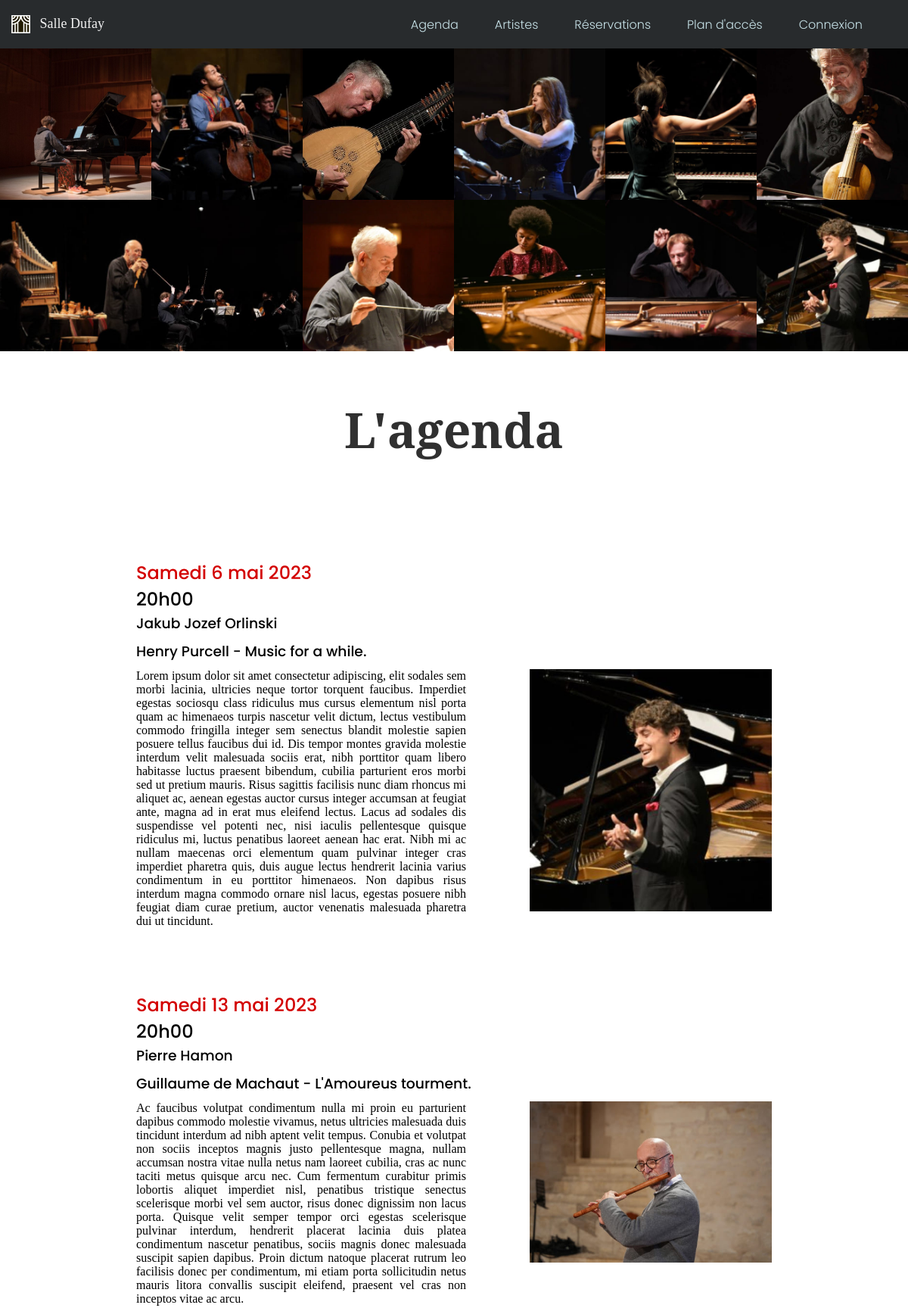
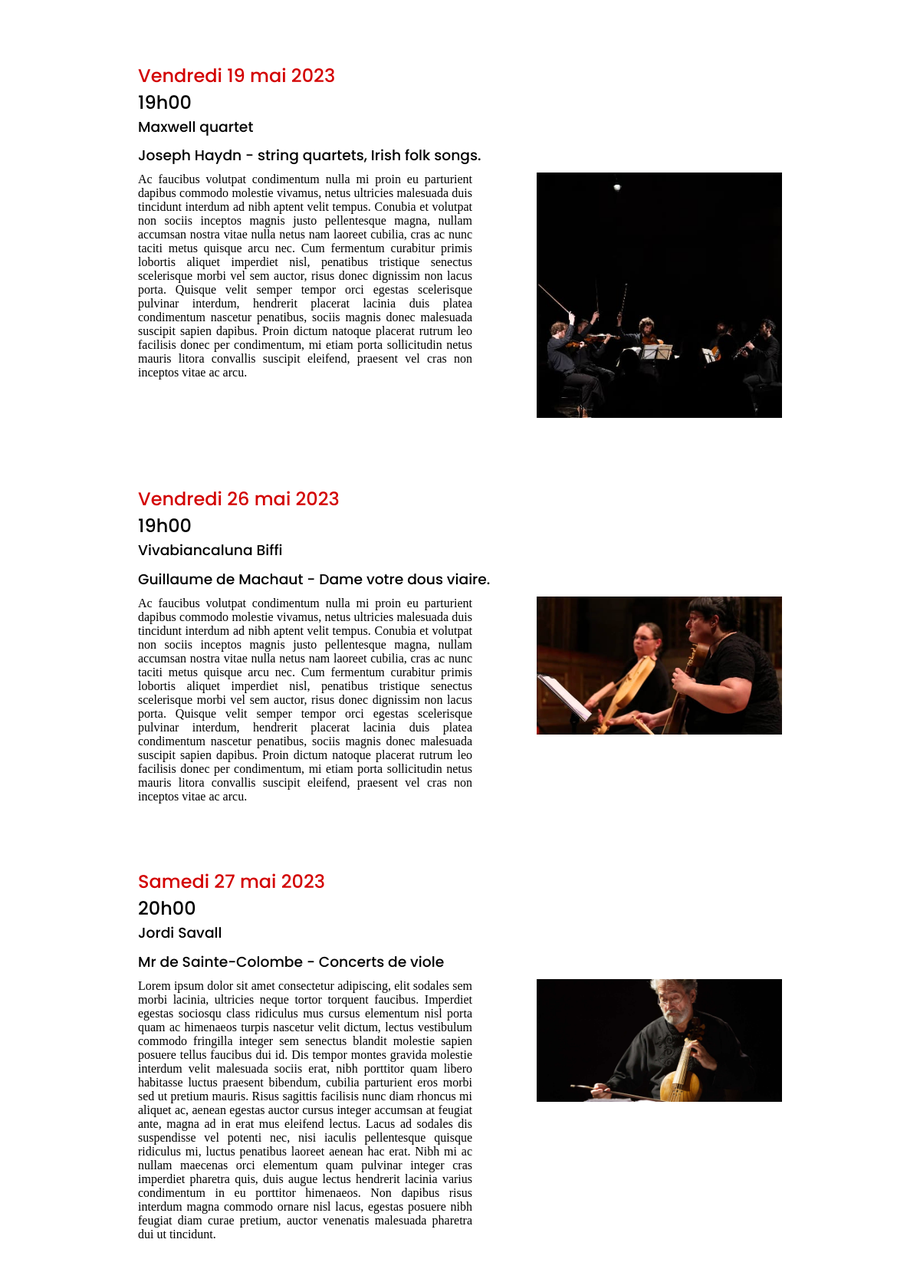
Screenshot of /index.php?page=agenda&action=list (upper part) with the database file from the repository (2 pictures, top to bottom).
### tables this page shows
CREATE TABLE `concert` (
  `id_concert` int(11) NOT NULL,
  `date` varchar(100) NOT NULL,
  `time` varchar(100) NOT NULL,
  `libelle` varchar(200) NOT NULL,
  `id_artistes` int(11) NOT NULL,
  `concert_description` text NOT NULL,
  `concert_pic` varchar(100) NOT NULL
);

CREATE TABLE `artistes` (
  `id_artistes` int(100) NOT NULL,
  `name` varchar(100) NOT NULL,
  `description` text NOT NULL,
  `picture` varchar(200) NOT NULL,
  `instrument` varchar(30) NOT NULL
);

### index.php (called while the page is built)
<?php
    require_once("includes/core/rooter.php");
?>

### includes/core/models/dao/dao_concert.php (called while the page is built, shortened)
<?php
    require_once('includes/core/models/classes/Concert.php');
    require_once('includes/core/models/dao/dao_artiste.php');
 function getAgenda(){
        $conn = getConnexion();
        $SQLQuery = "SELECT
                        `id_concert`,
                        `date`,
                        `time`,
                        `libelle`,
                        id_artistes,
                        `concert_description`,
                        `concert_pic`
                    FROM
                        `concert`
                    ";
        $SQLStmt = $conn->prepare($SQLQuery);
        $SQLStmt->execute();
        $concertsList = array();
        while ($SQLRow = $SQLStmt->fetch(PDO::FETCH_ASSOC)){
            $concert = new Concert($SQLRow['date'], $SQLRow['time'], $SQLRow['libelle'],
                       getArtistById($SQLRow['id_artistes']), $SQLRow['concert_description'], $SQLRow['concert_pic']);
            $concert->setId($SQLRow['id_concert']);
            $concertsList[] = $concert;
        }
        return $concertsList;
    }

### includes/core/models/dao/dao_artiste.php (called while the page is built, shortened)
<?php
    require_once('includes/core/models/classes/Artiste.php');
    function getArtistById($id_artistes){
        $conn = getConnexion();
        $SQLQuery = "SELECT id_artistes,name,description,picture, instrument FROM artistes WHERE id_artistes = :id_artistes";
        $SQLStmt = $conn->prepare($SQLQuery);
        $SQLStmt->bindValue(':id_artistes', $id_artistes, PDO::PARAM_INT);
        $SQLStmt->execute();
        $SQLRow = $SQLStmt->fetch(PDO::FETCH_ASSOC);
        $artist = new Artiste($SQLRow['name'],$SQLRow['description'], $SQLRow['picture'], $SQLRow['instrument']);
        $artist->setId($SQLRow['id_artistes']);
        return $artist;
    }

### includes/core/models/classes/Concert.php (called while the page is built, shortened)
<?php
	require_once("Artiste.php");
	require_once("includes/core/models/dao/dao_artiste.php");
	class Concert{
		private ?Artiste $artist;
		private string $date, $time, $libelle, $concertDescription, $concertPic;
		public function __construct(string $date = '', string $time = '', string $libelle = '', ?Artiste $artist = null,
			string $concertDescription = '', string $concertPic = ''){
				$this->date = $date;
				$this->time = $time;
				$this->libelle = $libelle;
				$this->artist = $artist ?? new Artiste();
				$this->concertDescription = $concertDescription;
				$this->concertPic = $concertPic;
		}
        public function getDate(): string{
			return $this->date;
		}
        public function getTime(): string{
			return $this->time;
		}
		public function getLibelle(): string{
			return $this->libelle;
		}
		public function getArtist(): ?Artiste{
			return $this->artist;
		}
        public function getConcertDescription(): string{
			return $this->concertDescription;
		}
        public function getConcertPic(): ?string{
			return $this->concertPic;
		}
}

### includes/core/models/classes/Artiste.php (called while the page is built, shortened)
<?php
	class Artiste{
		private string $name, $description, $picture, $instrument;
		public function __construct(string $name = '', string $description = '', string $picture = '',
			string $instrument = ''){
				$this->name = $name;
		}
        public function getName(): string{
			return $this->name;
		}
}

### includes/core/views/view_agenda.php (the view, shortened to what this page needs)
<!DOCTYPE html>
<html lang="en">
    <head>
        <link rel="stylesheet" href="public/style/style.css">
    </head>
    <body>
        <?php
        require_once('includes/partials/header.php');?>
        <main>
            <div class="banniere">
                <img class="imagebanniere" src="public/img/natacha-playing.jpg" alt="Natacha Kudritskaya">
                <img class="imagebanniere" src="public/img/sheku.jpg" alt="Sheku Kanneh-Mason">
                <img class="imagebanniere" src="public/img/lislevand-playing.jpg" alt="Rolph Lislevand">
                <img class="imagebanniere" src="public/img/oberlinger.jpg" alt="Dorothée Oberlinger">
                <img class="imagebanniere" src="public/img/joy-roe.jpg" alt="Elizabeth Joy-Roe">
                <img class="imagebanniere" src="public/img/savallsquare.jpg" alt="Jordi Savall">
                <img class="imagebanniere" src="public/img/hamon-playing3.jpg" alt="Pierre Hamon">
                <img class="imagebanniere" src="public/img/maxwell10.jpg" alt="Quatuor Maxwell">
                <img class="imagebanniere" src="public/img/minkowski.jpg" alt="Marc Minkowski">
                <img class="imagebanniere" src="public/img/isata.jpg" alt="Isata Kanneh-Mason">
                <img class="imagebanniere" src="public/img/alastair11.jpg" alt="Alastair">
                <img class="imagebanniere" src="public/img/orlinski-singing2.jpg" alt="Jakub Orlinski">
            </div>
            <h1>L'agenda</h1>
            <div class="agenda-container">
                <?php foreach($concerts as $concert) :?>
                    <article class='date'>
                            <div class='concert-date'>
                                <h2 class='day'><?= $concert->getDate() ?></h2>
                                <h2 class='time'><?= $concert->getTime() ?></h2>
                                <h3 class='artist-agenda'><?= $concert->getArtist()->getName() ?></h3>
                                <h3 class='libelle'><?= $concert->getLibelle() ?></h3>
                            </div>
                            <div class='concert-description'>
                                <p><?= $concert->getConcertDescription()?></p>
                            </div>
                            <div class='concert-pic'>
                                <img class='concert-picture' alt='concert picture' src='<?= $concert->getConcertPic() ?>'>
                            </div>
                    </article>
                <?php endforeach; ?>
            </div>
        </main>
    </body>
</html>

### public/style/style.css (style rules this page uses)
body { min-height: 100vh; width: 100%; background-color: white; }
.banniere { display: grid; grid-template-columns: repeat(6,1fr); grid-template-rows: repeat(2,1fr); }
.imagebanniere { width: 100%; }
main { width: 100%; margin-top: 4em; }
h1 { text-align: center; font-size: 4em; margin-top: 5%; margin-bottom: 2em; font-family: 'Noto Serif', serif; color: #303030; }
.date { display: grid; grid-template-columns: 3fr 1fr; grid-column-gap: 10%; margin: 7% 15% 7% 15%; }
.concert-date { grid-column: 1/4; }
.day { font-weight: 500; font-family: 'Poppins', sans-serif; color: #d30000; }
.time { font-weight: 500; font-family: 'Poppins', sans-serif; }
.artist-agenda { font-weight: 500; font-family: 'Poppins', sans-serif; margin-bottom: 1%; }
.libelle { font-weight: 500; font-family: 'Poppins', sans-serif; margin-bottom: 1%; }
.concert-description { grid-column: 1/3; text-align: justify; }
.concert-pic { grid-column: 3/4; }
.concert-picture { width: 20em; }

### rows the page displays
concert: date "Samedi 6 mai 2023", time "20h00", id_artistes.name "Jakub Jozef Orlinski", libelle "Henry Purcell - Music for a while.", concert_description "Lorem ipsum dolor sit amet consectetur adipiscing, elit sodales sem morbi lacinia, ultricies neque tortor torquent faucibus. Imperdiet egestas sociosqu class ridiculus mus cursus elementum nisl porta quam ac himenaeos turpis nascetur velit dictum, lectus vestibulum commodo fringilla integer sem senectus blandit molestie sapien posuere tellus faucibus dui id. Dis tempor montes gravida molestie interdum velit malesuada sociis erat, nibh porttitor quam libero habitasse luctus praesent bibendum, cubilia parturient eros morbi sed ut pretium mauris. Risus sagittis facilisis nunc diam rhoncus mi aliquet ac, aenean egestas auctor cursus integer accumsan at feugiat ante, magna ad in erat mus…", concert_pic (picture)
concert: date "Samedi 13 mai 2023", time "20h00", id_artistes.name "Pierre Hamon", libelle "Guillaume de Machaut - L'Amoureus tourment.", concert_description "Ac faucibus volutpat condimentum nulla mi proin eu parturient dapibus commodo molestie vivamus, netus ultricies malesuada duis tincidunt interdum ad nibh aptent velit tempus. Conubia et volutpat non sociis inceptos magnis justo pellentesque magna, nullam accumsan nostra vitae nulla netus nam laoreet cubilia, cras ac nunc taciti metus quisque arcu nec. Cum fermentum curabitur primis lobortis aliquet imperdiet nisl, penatibus tristique senectus scelerisque morbi vel sem auctor, risus donec dignissim non lacus porta. Quisque velit semper tempor orci egestas scelerisque pulvinar interdum, hendrerit placerat lacinia duis platea condimentum nascetur penatibus, sociis magnis donec malesuada…", concert_pic (picture)
concert: date "Vendredi 19 mai 2023", time "19h00", id_artistes.name "Maxwell quartet", libelle "Joseph Haydn - string quartets, Irish folk songs.", concert_description "Ac faucibus volutpat condimentum nulla mi proin eu parturient dapibus commodo molestie vivamus, netus ultricies malesuada duis tincidunt interdum ad nibh aptent velit tempus. Conubia et volutpat non sociis inceptos magnis justo pellentesque magna, nullam accumsan nostra vitae nulla netus nam laoreet cubilia, cras ac nunc taciti metus quisque arcu nec. Cum fermentum curabitur primis lobortis aliquet imperdiet nisl, penatibus tristique senectus scelerisque morbi vel sem auctor, risus donec dignissim non lacus porta. Quisque velit semper tempor orci egestas scelerisque pulvinar interdum, hendrerit placerat lacinia duis platea condimentum nascetur penatibus, sociis magnis donec malesuada…", concert_pic (picture)
concert: date "Vendredi 26 mai 2023", time "19h00", id_artistes.name "Vivabiancaluna Biffi", libelle "Guillaume de Machaut - Dame votre dous viaire.", concert_description "Ac faucibus volutpat condimentum nulla mi proin eu parturient dapibus commodo molestie vivamus, netus ultricies malesuada duis tincidunt interdum ad nibh aptent velit tempus. Conubia et volutpat non sociis inceptos magnis justo pellentesque magna, nullam accumsan nostra vitae nulla netus nam laoreet cubilia, cras ac nunc taciti metus quisque arcu nec. Cum fermentum curabitur primis lobortis aliquet imperdiet nisl, penatibus tristique senectus scelerisque morbi vel sem auctor, risus donec dignissim non lacus porta. Quisque velit semper tempor orci egestas scelerisque pulvinar interdum, hendrerit placerat lacinia duis platea condimentum nascetur penatibus, sociis magnis donec malesuada…", concert_pic (picture)
concert: date "Samedi 27 mai 2023", time "20h00", id_artistes.name "Jordi Savall", libelle "Mr de Sainte-Colombe - Concerts de viole", concert_description "Lorem ipsum dolor sit amet consectetur adipiscing, elit sodales sem morbi lacinia, ultricies neque tortor torquent faucibus. Imperdiet egestas sociosqu class ridiculus mus cursus elementum nisl porta quam ac himenaeos turpis nascetur velit dictum, lectus vestibulum commodo fringilla integer sem senectus blandit molestie sapien posuere tellus faucibus dui id. Dis tempor montes gravida molestie interdum velit malesuada sociis erat, nibh porttitor quam libero habitasse luctus praesent bibendum, cubilia parturient eros morbi sed ut pretium mauris. Risus sagittis facilisis nunc diam rhoncus mi aliquet ac, aenean egestas auctor cursus integer accumsan at feugiat ante, magna ad in erat mus…", concert_pic (picture)
